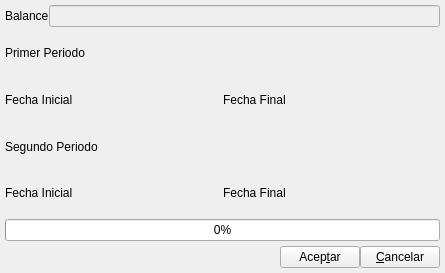
<ui version="4.0" >
 <author>Tomeu Borras Riera</author>
 <comment>Impresion de Balances</comment>
 <class>CAnualesPrintBase</class>
 <widget class="QDialog" name="CAnualesPrintBase" >
  <property name="geometry" >
   <rect>
    <x>0</x>
    <y>0</y>
    <width>445</width>
    <height>273</height>
   </rect>
  </property>
  <property name="windowTitle" >
   <string>Impresion de Balances</string>
  </property>
  <property name="windowIcon" >
   <iconset resource="../../bulmages.qrc" >:/BulmaCont32x32/images/png/i_estadisticas.xpm</iconset>
  </property>
  <layout class="QVBoxLayout" >
   <property name="margin" >
    <number>5</number>
   </property>
   <property name="spacing" >
    <number>5</number>
   </property>
   <item>
    <layout class="QHBoxLayout" >
     <property name="margin" >
      <number>0</number>
     </property>
     <property name="spacing" >
      <number>0</number>
     </property>
     <item>
      <widget class="QLabel" name="textLabel1" >
       <property name="text" >
        <string>Balance</string>
       </property>
      </widget>
     </item>
     <item>
      <widget class="QLineEdit" name="m_nomBalance" >
       <property name="enabled" >
        <bool>false</bool>
       </property>
      </widget>
     </item>
    </layout>
   </item>
   <item>
    <widget class="QLabel" name="label" >
     <property name="text" >
      <string>Primer Periodo</string>
     </property>
    </widget>
   </item>
   <item>
    <layout class="QHBoxLayout" >
     <property name="margin" >
      <number>0</number>
     </property>
     <property name="spacing" >
      <number>0</number>
     </property>
     <item>
      <widget class="QLabel" name="textLabel1_2" >
       <property name="text" >
        <string>Fecha Inicial</string>
       </property>
      </widget>
     </item>
     <item>
      <widget class="BlDateSearch" native="1" name="mui_fechainicial" />
     </item>
     <item>
      <widget class="QLabel" name="textLabel1_2_2" >
       <property name="text" >
        <string>Fecha Final</string>
       </property>
      </widget>
     </item>
     <item>
      <widget class="BlDateSearch" native="1" name="mui_fechafinal" />
     </item>
    </layout>
   </item>
   <item>
    <widget class="QLabel" name="label_2" >
     <property name="text" >
      <string>Segundo Periodo</string>
     </property>
    </widget>
   </item>
   <item>
    <layout class="QHBoxLayout" >
     <property name="margin" >
      <number>0</number>
     </property>
     <property name="spacing" >
      <number>0</number>
     </property>
     <item>
      <widget class="QLabel" name="textLabel1_3" >
       <property name="text" >
        <string>Fecha Inicial</string>
       </property>
      </widget>
     </item>
     <item>
      <widget class="BlDateSearch" native="1" name="mui_fechainicial1" />
     </item>
     <item>
      <widget class="QLabel" name="textLabel1_2_3" >
       <property name="text" >
        <string>Fecha Final</string>
       </property>
      </widget>
     </item>
     <item>
      <widget class="BlDateSearch" native="1" name="mui_fechafinal1" />
     </item>
    </layout>
   </item>
   <item>
    <widget class="QProgressBar" name="progressBar" >
     <property name="value" >
      <number>0</number>
     </property>
     <property name="orientation" >
      <enum>Qt::Horizontal</enum>
     </property>
    </widget>
   </item>
   <item>
    <layout class="QHBoxLayout" >
     <property name="margin" >
      <number>0</number>
     </property>
     <property name="spacing" >
      <number>0</number>
     </property>
     <item>
      <spacer>
       <property name="orientation" >
        <enum>Qt::Horizontal</enum>
       </property>
       <property name="sizeType" >
        <enum>QSizePolicy::Expanding</enum>
       </property>
       <property name="sizeHint" >
        <size>
         <width>168</width>
         <height>21</height>
        </size>
       </property>
      </spacer>
     </item>
     <item>
      <widget class="QPushButton" name="mui_aceptar" >
       <property name="text" >
        <string>Acep&amp;tar</string>
       </property>
       <property name="autoDefault" >
        <bool>false</bool>
       </property>
      </widget>
     </item>
     <item>
      <widget class="QPushButton" name="mui_cancelar" >
       <property name="text" >
        <string>&amp;Cancelar</string>
       </property>
       <property name="autoDefault" >
        <bool>false</bool>
       </property>
      </widget>
     </item>
    </layout>
   </item>
  </layout>
 </widget>
 <layoutdefault spacing="6" margin="12" />
 <customwidgets>
  <customwidget>
   <class>BlDateSearch</class>
   <extends>QWidget</extends>
   <header>../../bulmalib/src/bldatesearch.h</header>
  </customwidget>
 </customwidgets>
 <tabstops>
  <tabstop>m_nomBalance</tabstop>
  <tabstop>mui_aceptar</tabstop>
  <tabstop>mui_cancelar</tabstop>
 </tabstops>
 <resources>
  <include location="../../bulmages.qrc" />
 </resources>
 <connections>
  <connection>
   <sender>mui_cancelar</sender>
   <signal>clicked()</signal>
   <receiver>CAnualesPrintBase</receiver>
   <slot>close()</slot>
   <hints>
    <hint type="sourcelabel" >
     <x>469</x>
     <y>181</y>
    </hint>
    <hint type="destinationlabel" >
     <x>312</x>
     <y>189</y>
    </hint>
   </hints>
  </connection>
  <connection>
   <sender>mui_aceptar</sender>
   <signal>clicked()</signal>
   <receiver>CAnualesPrintBase</receiver>
   <slot>accept()</slot>
   <hints>
    <hint type="sourcelabel" >
     <x>410</x>
     <y>176</y>
    </hint>
    <hint type="destinationlabel" >
     <x>191</x>
     <y>184</y>
    </hint>
   </hints>
  </connection>
 </connections>
</ui>
